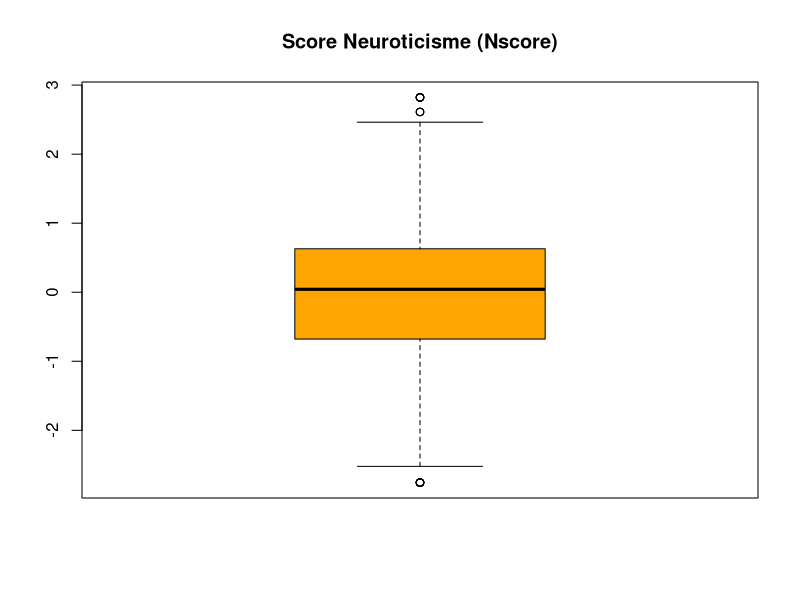
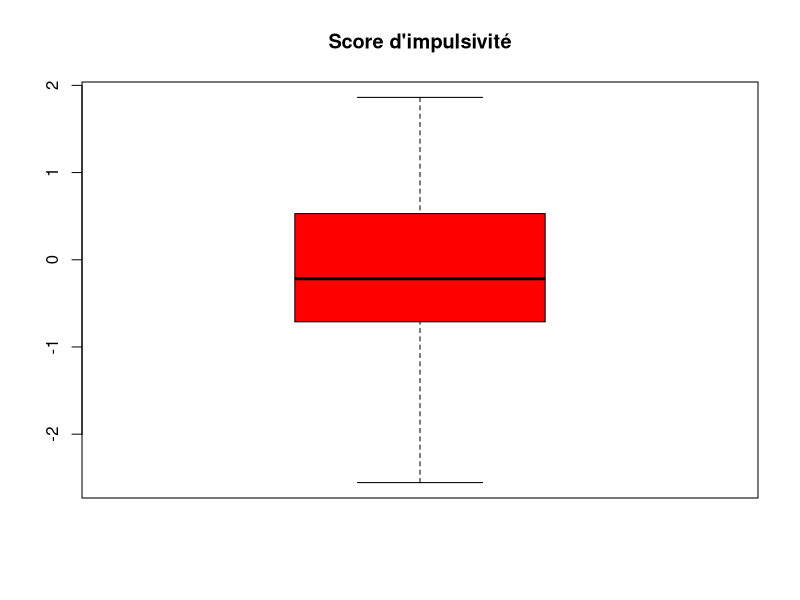
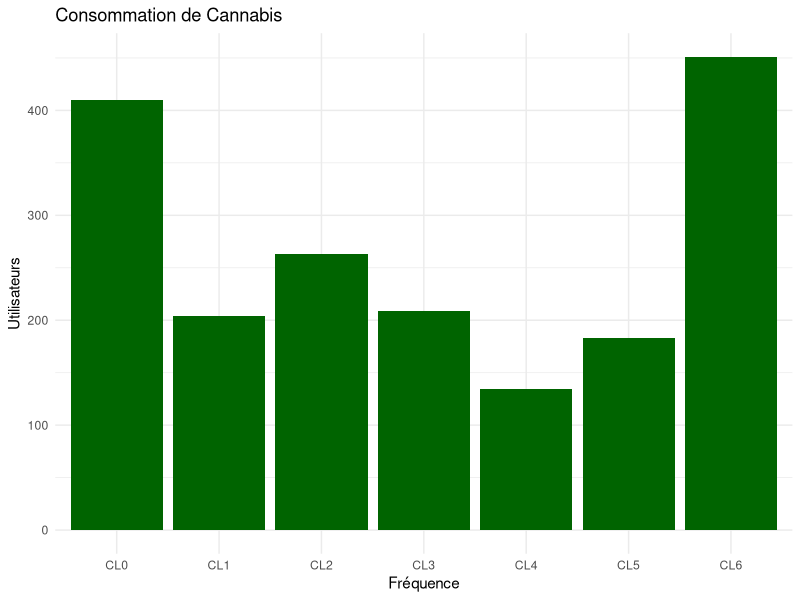
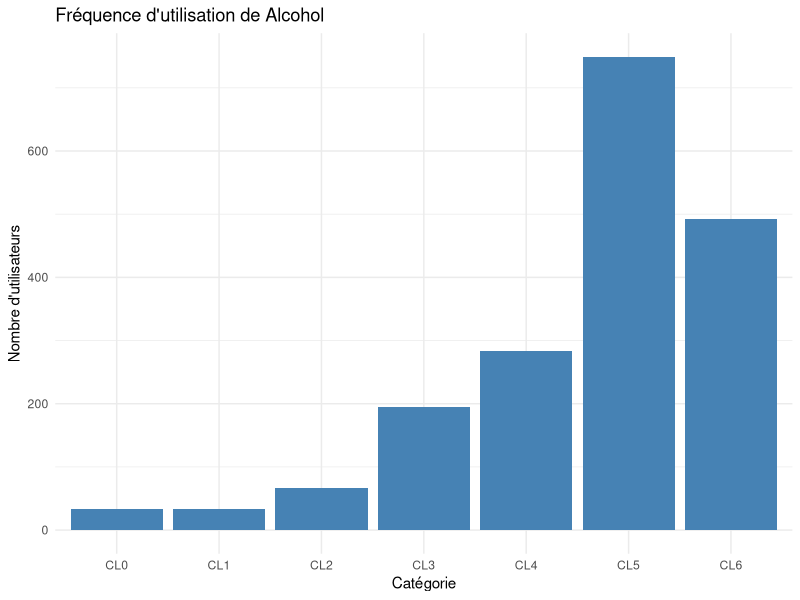
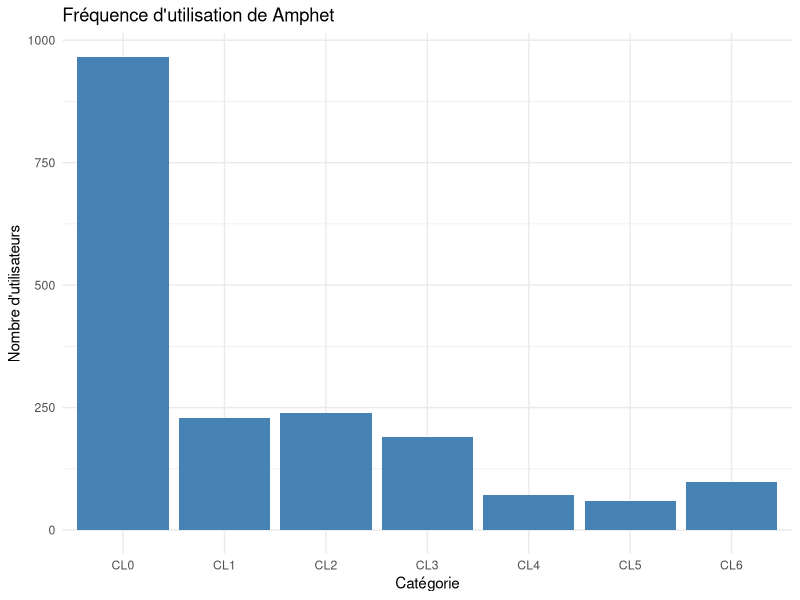
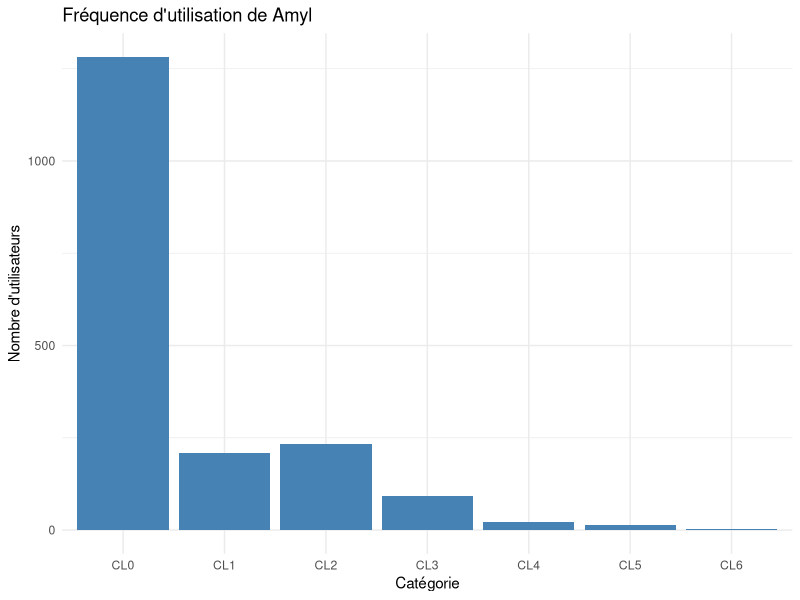
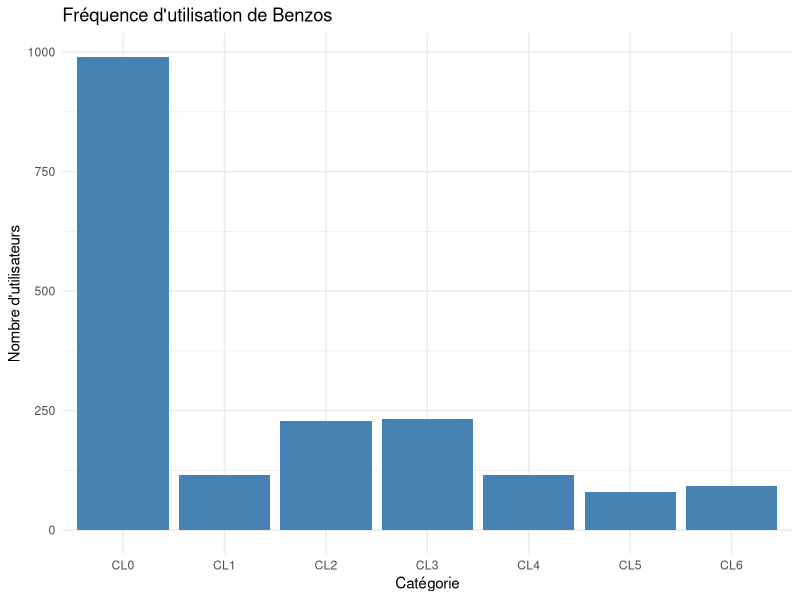
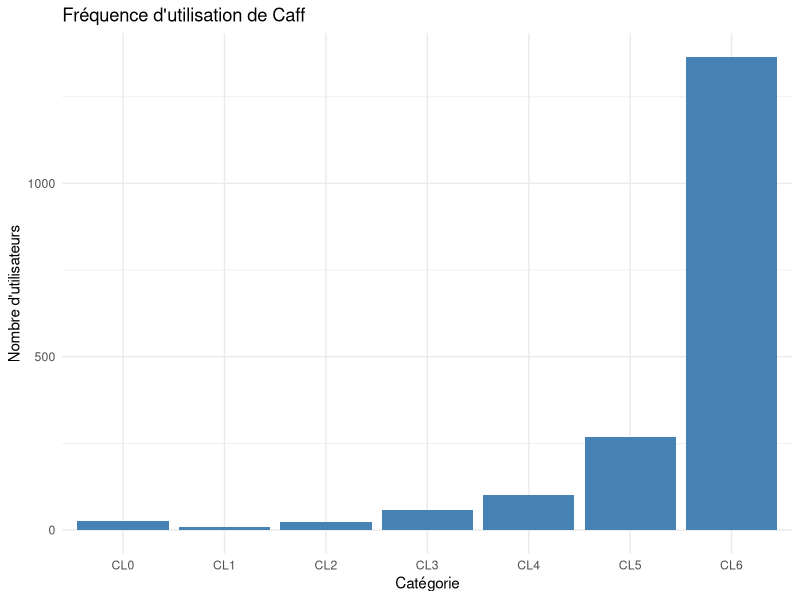

R code for these plots, in order:
# Fixer le bon dossier de travail
setwd("C:/Users/Utilisateur/OneDrive/Desktop/R u shiny/Shiny Web Application")

# Charger les packages
library(dplyr)
library(ggplot2)

# Charger le dataset
data <- read.csv("Drug_Consumption_Cleaned.csv", stringsAsFactors = TRUE)

# Afficher la structure
str(data)

# Voir les 6 premières lignes
head(data)

# Résumé statistique
summary(data)

# Compter les valeurs manquantes
colSums(is.na(data))

# Boxplots pour visualiser les valeurs extrêmes
boxplot(data$Nscore, main = "Score Neuroticisme (Nscore)", col = "orange")
boxplot(data$Impulsive, main = "Score d'impulsivité", col = "red")

# Histogramme simple de consommation de Cannabis
ggplot(data, aes(x = Cannabis)) +
  geom_bar(fill = "darkgreen") +
  theme_minimal() +
  labs(title = "Consommation de Cannabis", x = "Fréquence", y = "Utilisateurs")

# 🔁 Pour tester rapidement d'autres drogues :
drug_vars <- names(data)[which(names(data) == "Alcohol"):ncol(data)]

# Créer un graphique pour chaque drogue (exemple sur les 5 premières)
for (drug in head(drug_vars, 5)) {
  print(
    ggplot(data, aes_string(x = drug)) +
      geom_bar(fill = "steelblue") +
      theme_minimal() +
      labs(title = paste("Fréquence d'utilisation de", drug),
           x = "Catégorie", y = "Nombre d'utilisateurs")
  )
}
